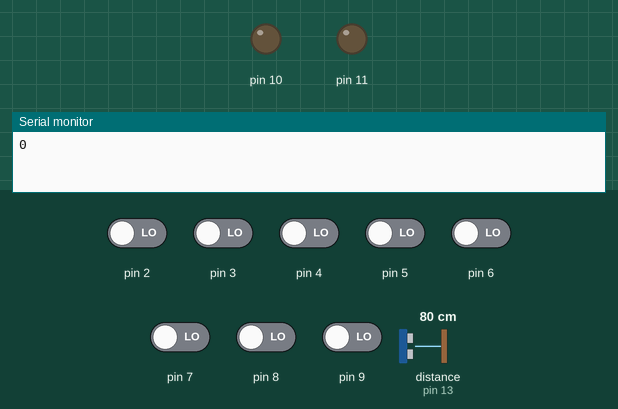
Bench run of a sketch on a simulated Arduino Uno, built with avr-gcc and run on an emulated ATmega328P. On the bench: output pins drawn as LEDs (lit = HIGH), the last lines printed to the serial monitor. Wiring (inferred from the names in the program): ultrasonic range finder: trigger pin 12; echo pin 13. The test bench sets the inputs (shaded band); at power-on: pin 2–9 LOW, distance to the obstacle (sensor on pin 13) 80 cm. The echo pulse lasts 58.3 µs per cm; pins used as bus, display or sensor lines are not drawn.

Above: at 1.8 s.
1.9 s: pin 2 driven HIGH
At 2.9 s:
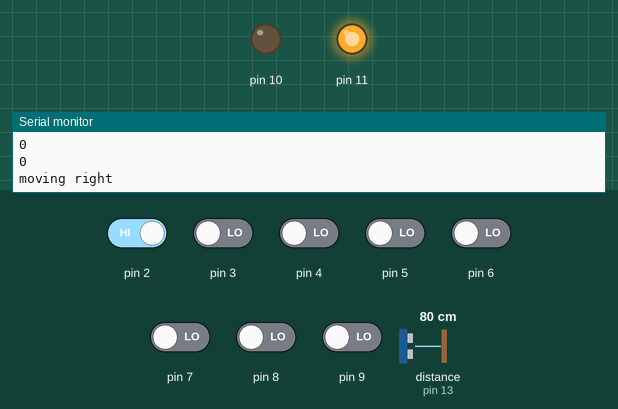
6.5 s: pin 7 driven HIGH
9.5 s: pin 2 driven LOW
At 10.3 s:
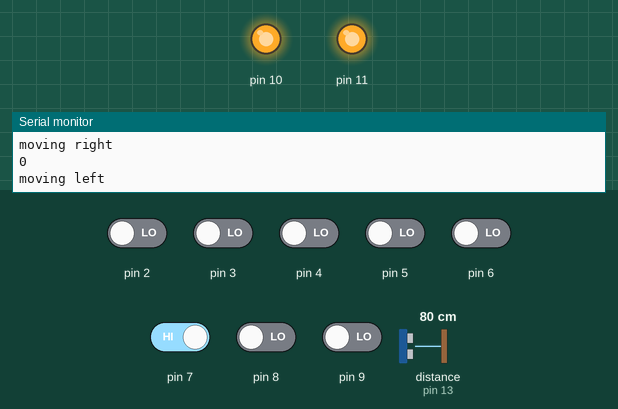
11.5 s: pin 3 driven HIGH
At 13.0 s:
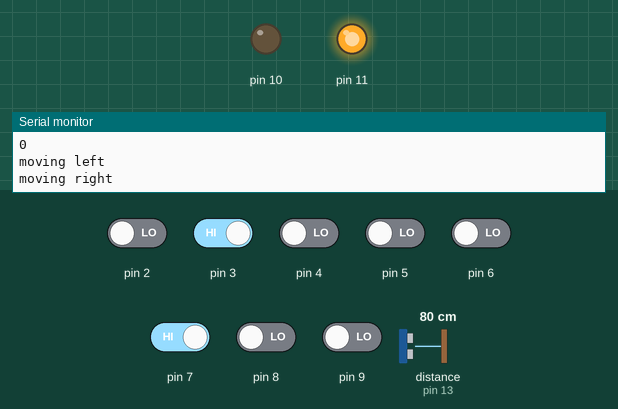
13.5 s: pin 3 driven LOW
At 14.6 s:
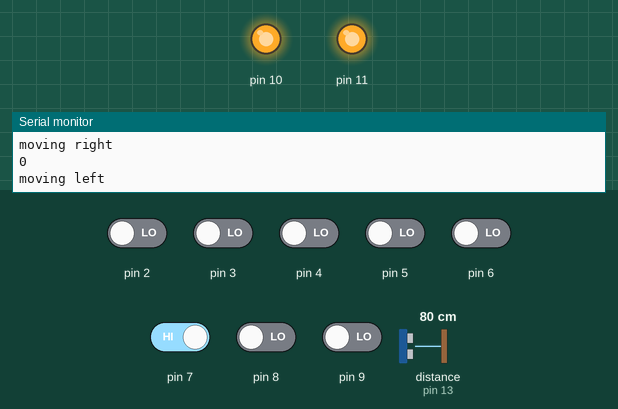
Timing chart, 0 to 16.5 s (numbered marks = the images above; inputs shaded):
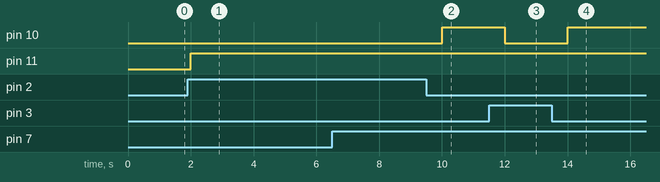

The sketch:

LSA08_code.ino
```cpp
#define trigpin 12
#define echopin 13

void setup() {
  // put your setup code here, to run once:
  Serial.begin(9600);
  pinMode(9,INPUT);
  pinMode(8,INPUT);
  pinMode(7,INPUT);
  pinMode(6,INPUT);
  pinMode(5,INPUT);
  pinMode(4,INPUT);
  pinMode(3,INPUT);
  pinMode(2,INPUT);
  pinMode(10,OUTPUT);
  pinMode(11,OUTPUT);
  pinMode(trigpin,OUTPUT);
  pinMode(echopin,INPUT);
  pinMode(LED_BUILTIN,OUTPUT);
  }

void loop() {
    // put your main code here, to run repeatedly:
int one=digitalRead(9);
int two=digitalRead(8);
int three=digitalRead(7);
int four=digitalRead(6);
int five=digitalRead(5);
int six=digitalRead(4);
int seven=digitalRead(3);
int eight=digitalRead(2);
if(four==HIGH||five==HIGH)
{Serial.println("moving forward");
}

if (one==HIGH || two==HIGH||three==HIGH)
{Serial.println("moving left");
digitalWrite(10,HIGH);
analogWrite(11,255);
}

if (six==HIGH || seven==HIGH || eight==HIGH)
{Serial.println("moving right");
digitalWrite(10,LOW);
analogWrite(11,255);
}
int duration ;
int distance ;
digitalWrite(trigpin,LOW);
delayMicroseconds(2);
digitalWrite(trigpin,HIGH);
delayMicroseconds(10);
digitalWrite(trigpin,LOW);
duration=pulseIn(echopin,HIGH);
distance=(duration/2)/29.1;
Serial.println(distance);
if (distance>0 && distance <15)
    digitalWrite(LED_BUILTIN,LOW);
if (distance>15 && distance<50)
    digitalWrite(LED_BUILTIN,HIGH);


}
```

Measured:
- after the input at 1.9 s, pin 11: LOW → HIGH after 0.10 s
- after the input at 9.5 s, pin 10: LOW → HIGH after 0.50 s
- after the input at 11.5 s, pin 10: HIGH → LOW after 0.50 s
- after the input at 13.5 s, pin 10: LOW → HIGH after 0.51 s
